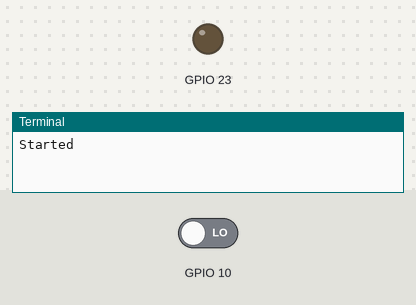
This program was run on a simulated Raspberry Pi (BCM pin numbers). On the bench: output pins drawn as LEDs (lit = HIGH), the last lines printed to the terminal. Inputs (shaded band) come from the test bench; at power-on: GPIO 10 LOW. The modem accepts every AT command (registered, SIM ready, sends succeed) and sends nothing else; the clock reads 2024-03-15 10:24:30 at power-on unless the program sets it; library files of the repository ran but are not shown: 1 file(s).

Above: at 0.1 s.
At 1.1 s:
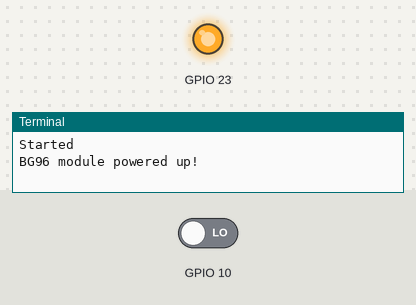
Timing chart, 0 to 2.7 s (numbered marks = the images above):
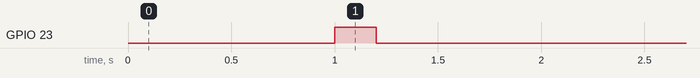

Measured:
- by itself, GPIO 23: LOW → HIGH at 1.0 s, → LOW 0.20 s later

The program:

troyaLAB_RpiShield.py
```python
import RPi.GPIO as GPIO  # Import Raspberry Pi GPIO library
import troyalab.RPi_Shield
from time import sleep     # Import the sleep function from the time module
import datetime
import json

print("Started")
troyalab = troyalab.RPi_Shield.BG96("/dev/ttyS0")
troyalab.setupGPIO()
sleep(1)
troyalab.powerUp()
sleep(1)
troyalab.sendATComm("ATE1","OK\r\n")

troyalab.getIMEI()
sleep(0.5)
troyalab.getFirmwareInfo()
sleep(0.5)
troyalab.getHardwareInfo()
sleep(5)

"""
troyalab.setGSMBand(troyalab.GSM_900)
sleep(0.5)
troyalab.setMode(troyalab.GSM_MODE)
sleep(0.5)
"""

troyalab.connectToOperator()
sleep(2)
troyalab.getSignalQuality()
sleep(0.5)
troyalab.getQueryNetworkInfo()
sleep(0.5)

troyalab.setNetworkRegStatus()
sleep(0.5)
troyalab.setAPN("internet") #Operator APN
sleep(0.5)

troyalab.deactivateContext()
sleep(0.5)
troyalab.activateContext()
sleep(0.5)

troyalab.getAPN_IPaddress()
sleep(1)

"""
troyalab.ConnectMQTTServer("3.144.39.189","1883")
sleep(1)  # Sleep for 1 second
troyalab.MQTTDeviceConf("raspi","raspi","raspi")
sleep(1)  # Sleep for 1 second
"""

troyalab.turnOnGNSS()
sleep(5)
Latitude  = troyalab.getLatitude()
sleep(1)
Longitude = troyalab.getLongitude()
sleep(1)
troyalab.turnOffGNSS()
sleep(1)

troyalab.ThingboardMQTTBasicConfig("3.144.39.189","1883","raspi","raspi","raspi")
while True:
    sleep(8)
    troyalab.publishDataMQTT("v1/devices/me/telemetry", "{\"fatih\":6,\"furkan\":34}")
    sleep(8)
    troyalab.publishDataMQTT("v1/devices/me/telemetry", "{\"fatih\":34.51,\"furkan\":6.34}")
    sleep(8)

    sensor_data = {'temperature': 0, 'humdity': 0, 'dtime': 0}
    sensor_data['temperature'] = 21
    sensor_data['humdity'] = 22
    sensor_data['dtime'] = datetime.datetime.now().strftime('%Y-%m-%d %H:%M:%S')
    troyalab.publishDataMQTT('v1/devices/me/telemetry', json.dumps(sensor_data))
```
